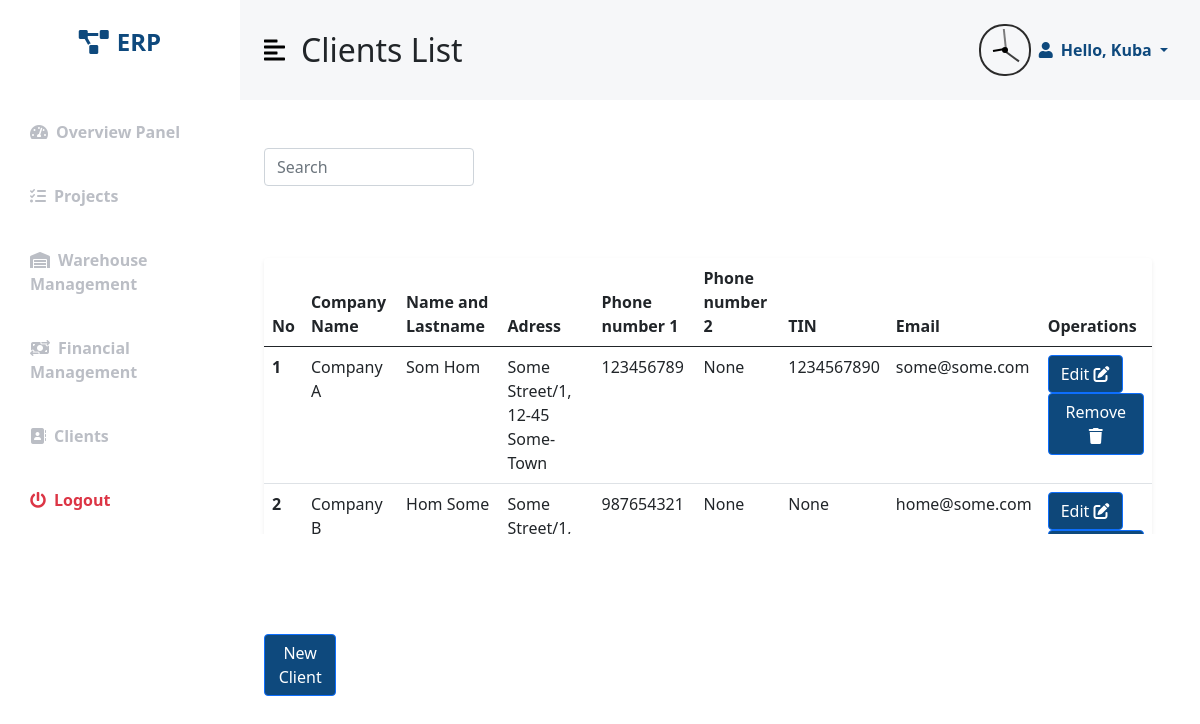
Screenshot of /ERP/Clients/ (signed in) with the database file from the repository.
### ERPapp/models.py (models this page shows, shortened)
class Client(models.Model):
    company_name = models.CharField(max_length=300, blank=True, unique=True)
    name = models.CharField(max_length=20, blank=False, null=False)
    lastname = models.CharField(max_length=30, blank=False, null=False)
    street = models.CharField(max_length=100, blank=False, null=False)
    house_number = models.PositiveSmallIntegerField(blank=True, null=True)
    postal_code = models.PositiveSmallIntegerField(blank=False, null=False)
    town = models.CharField(max_length=30, blank=False, null=False)
    phone_numer_1 = models.PositiveSmallIntegerField(blank=False, null=False)
    phone_number_2 = models.PositiveSmallIntegerField(blank=True, null=True)
    TIN = models.PositiveSmallIntegerField(blank=True, null=True, unique=True)
    email = models.EmailField(max_length=260, blank=True, null=True, unique=True)

### ERPapp/views.py (the view)
# urls.py: path('Clients/', Clients, name="Clients"),
@login_required
def Clients(request):
    client = Client.objects.all()
    form_client = Client_Form(request.POST or None)
    if form_client.is_valid():
        form_client.save()
        return redirect(Clients)
    return render(request, 'clients.html', {'form': Client_Form ,'client': client})

### templates/clients.html (shortened to what this page needs)
{% extends 'main_template.html' %}
{% load bootstrap %}
{% block site_name %}Clients List {% endblock %}
{% block site %}
<div class="container-fluid px-4">
    <div class="row my-5">
        <div class="col-md-3">
            <form class="d-flex">
                <input class="form-control" id="myInput" type="text" placeholder="Search">
            </form>
        </div>
        <div class="row my-5">
            <div class="table-wrapper-scroll-y my-custom-scrollbar">
                <br>
                <table id="MagTable" class="table bg-white rounded shadow-sm  table-hover">
                    <thead>
                        <tr>
                            <th scope="col">No</th>
                            <th scope="col">Company Name</th>
                            <th scope="col">Name and Lastname</th>
                            <th scope="col">Adress</th>
                            <th scope="col">Phone number 1</th>
                            <th scope="col">Phone number 2</th>
                            <th scope="col">TIN</th>
                            <th scope="col">Email</th>
                            <th scope="col">Operations</th>
                        </tr>
                    </thead>
                    <tbody id="myTable">
                        {% for Client in client %}
                        <tr>
                            <th scope="row">{{ forloop.counter }}</th>
                            <td>{{ Client.company_name }}</td>
                            <td>{{ Client.name }} {{ Client.lastname }}</td>
                            <td>{{ Client.street }}/{{ Client.house_number }}, {{Client.postal_code|make_list|slice:'0:2'|join:'' }}-{{Client.postal_code|make_list|slice:'3:5'|join:'' }} {{ Client.town}} </td>
                            <td>{{ Client.phone_numer_1 }}</td>
                            <td>{{ Client.phone_number_2 }}</td>
                            <td>{{ Client.TIN }}</td>
                            <td>{{ Client.email }}</td>
                            <td><a id="edit_product_button" href="{% url 'Edit_client' Client.id%}"
                                    class="btn btn-primary" role="button">Edit <i
                                        class="fa-solid fa-pen-to-square film-icon"></i></a>
                                <a id="remove_product_button" href="{% url 'Remove_client' Client.id%}"
                                    class="btn btn-primary" role="button">Remove <i
                                        class="fa-solid fa-trash film-icon"></i></a>
                            </td>
                        </tr>
                        {% endfor %}
                </table>
            </div>
        </div>
    </div>
    <div class="row g-1 my-2">
        <div class="col-md-1">
            <a id="new_product_button" class="btn btn-primary" data-bs-toggle="modal" data-bs-target="#new_client"
                role="button">New Client</a>
        </div>
    </div>
</div>
{% endblock %}

### templates/main_template.html (shortened to what this page needs)
{% load static %}
{% load bootstrap %}
{% load mathfilters %}
<!DOCTYPE html>
<html lang="en">
<head>
    <link href="https://cdn.jsdelivr.net/npm/bootstrap@5.0.0-beta3/dist/css/bootstrap.min.css" rel="stylesheet" />
    <link rel="stylesheet" href="https://cdnjs.cloudflare.com/ajax/libs/font-awesome/5.15.3/css/all.min.css" />
    <link rel="stylesheet" href="{% static 'style.css' %}" />
</head>
<body>
    <div class="d-flex" id="wrapper">
        <div class="bg-white" id="sidebar-wrapper">
            <div class="sidebar-heading text-center py-4 primary-text fs-4 fw-bold text-uppercase"><i
                    class="fas fa-project-diagram me-2"></i>ERP</div>
            <div class="list-group list-group-flush my-3">
                <a href="{% url 'Mainsite' %}"
                    class="list-group-item list-group-item-action bg-transparent second-text fw-bold"><i
                        class="fas fa-tachometer-alt me-2"></i>Overview Panel</a>
                <a href="{% url 'Projects' %}"
                    class="list-group-item list-group-item-action bg-transparent second-text fw-bold"><i
                        class="fa-solid fa-list-check me-2"></i>Projects</a>
                <a href="{% url 'Warehouse' %}"
                    class="list-group-item list-group-item-action bg-transparent second-text fw-bold"><i
                        class="fas fa-warehouse me-2"></i>Warehouse Management</a>
                <a href="{% url 'Financial_Management' %}"
                    class="list-group-item list-group-item-action bg-transparent second-text fw-bold"><i
                        class="fas fa-money-bill-transfer me-2"></i>Financial Management</a>
                <a href="{% url 'Clients' %}"
                    class="list-group-item list-group-item-action bg-transparent second-text fw-bold"><i
                        class="fa-solid fa-address-book me-2"></i>Clients</a>
                <a href="{% url 'logout' %}"
                    class="list-group-item list-group-item-action bg-transparent text-danger fw-bold"><i
                        class="fas fa-power-off me-2"></i>Logout</a>
            </div>
        </div>
        <div id="page-content-wrapper">
            <nav id="navbar-top" class="navbar navbar-expand-lg py-4 px-4">
                <div class="d-flex align-items-center">
                    <i class="fas fa-align-left primary-text fs-4 me-3" id="menu-toggle"></i>
                    <h2 class="fs-2 m-0">{% block site_name %}{% endblock %}</h2>
                </div>
                <div class="collapse navbar-collapse" id="navbarSupportedContent">
                    <div class="ms-auto mb-2 mb-lg-0" id="clock">
                        <div id="seconds-hand"></div>
                        <div id="minutes-hand"></div>
                        <div id="hours-hand"></div>
                    </div>
                    <ul class="navbar-nav sm-auto mb-2 mb-lg-0">
                        <li class="nav-item dropdown">
                            <a class="nav-link dropdown-toggle second-text fw-bold" href="#" id="navbarDropdown"
                                role="button" data-bs-toggle="dropdown" aria-expanded="false">
                                <i class="fas fa-user me-2"></i>Hello, {{ user.get_username }}
                            </a>
                        </li>
                    </ul>
                </div>
            </nav>
            {% block site %}
            {% endblock %}
        </div>
    </div>
</body>
</html>

### my_static/style.css (style rules this page uses)
:root { --main-bg-color: #432371; --main-text-color: #0E497D; --second-text-color: #bbbec5; --second-bg-color: #99c1e1; }
.primary-text { color: var(--main-text-color); }
.second-text { color: var(--second-text-color); }
#wrapper { background-color: F8F9FA; }
#sidebar-wrapper { background-color: #F6F7F9; min-height: 100vh; margin-left: -15rem; -webkit-transition: margin 0.5s ease-out; -moz-transition: margin 0.5s ease-out; -o-transition: margin 0.5s ease-out; transition: margin 0.5s ease-out; }
#sidebar-wrapper .sidebar-heading { padding: 0.875rem 1.25rem; font-size: 1.2rem; }
#sidebar-wrapper .list-group { width: 15rem; }
#page-content-wrapper { min-width: 100vw; }
#menu-toggle { cursor: pointer; color: black; }
.list-group-item { border: none; padding: 20px 30px; }
@media (min-width: 768px) { #sidebar-wrapper { margin-left: 0; } }
@media (min-width: 768px) { #page-content-wrapper { min-width: 0; width: 100%; } }
#new_product_button { background-color: #0E497D; }
#edit_product_button { background-color: #0e4779; }
#remove_product_button { background-color: #0E497D; }
#navbar-top { background-color: #F6F7F9; }
#navbarDropdown { color: #0E497D; position: relative; }
.my-custom-scrollbar { position: relative; height: 300px; overflow: auto; }
.table-wrapper-scroll-y { display: block; }
#clock { height: 52px; width: 52px; border-radius: 25px; border: solid 2px rgb(43, 43, 43); position: relative; }
#seconds-hand { position: absolute; height: 21px; width: 2px; background-color: rgb(0, 0, 0); right: 22px; bottom: 24px; opacity: 50%; transform-origin: 0% 100%; }
#minutes-hand { position: absolute; height: 18px; width: 2px; background-color: rgb(0, 0, 0); right: 22px; bottom: 24px; opacity: 75%; transform-origin: 0% 100%; }
#hours-hand { position: absolute; height: 12px; width: 2px; background-color: rgb(0, 0, 0); right: 22px; bottom: 24px; transform-origin: 0% 100%; }

### rows the page displays
Client: company_name "Company A", name "Som", lastname "Hom", street "Some Street", house_number "1", postal_code|make_list "12", postal_code|make_list "45", town "Some-Town", phone_numer_1 "123456789", phone_number_2 "None", TIN "1234567890", email "some@some.com"
Client: company_name "Company B", name "Hom", lastname "Some", street "Some Street", house_number "1", phone_numer_1 "987654321", phone_number_2 "None", TIN "None", email "home@some.com"

### other values shown
{{ user.get_username }} "Kuba"
